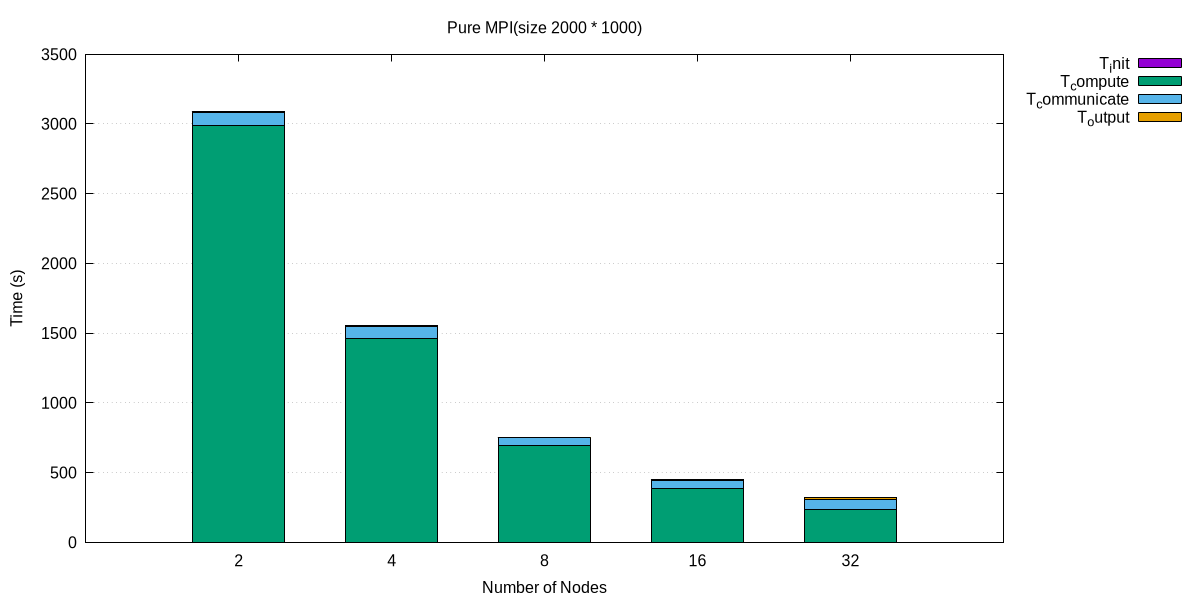

Generate this figure with gnuplot:
reset
set terminal pngcairo size 1200,600 enhanced font 'Arial,12'
set output 'performance1.png'

# 设置柱状图样式
set style data histograms
set style histogram rowstacked
#set style histogram clustered gap 1
set style fill solid border -1
set boxwidth 0.6

# 设置坐标轴
set title "Pure MPI(size 2000 * 1000)"
set xlabel "Number of Nodes"
set ylabel "Time (s)"
set grid ytics

# 使用不同颜色
set key outside

# 绘图
plot 'time1.txt' using 3:xtic(1) title "T_init", \
     '' using 4 title "T_compute", \
     '' using 5 title "T_communicate", \
     '' using 6 title "T_output"

# 第二张图：Efficiency & Speedup
set output 'efficiency_speedup.png'
set terminal pngcairo size 1200,600 enhanced font 'Arial,12'

# 计算 speedup 和 efficiency
# speedup = T_total(1 node) / T_total(N)
# efficiency = speedup / N
T1 = 3086.582649028  # 2节点的T_total，如果想以1节点为基准需调整数据

set title "Efficiency and speedup(size 2000 * 1000)"
set xlabel "Number of Nodes"
set ylabel "Speedup / Efficiency"
set grid ytics
set ytics nomirror
set y2label "Efficiency"
set y2tics

set key outside

plot 'time.txt' using ( $1 ):(T1/$2) with linespoints lt 1 lw 2 pt 7 title "Speedup", \
     '' using ( $1 ):(T1/$2/$1) axes x1y2 with linespoints lt 2 lw 2 pt 5 title "Efficiency"
